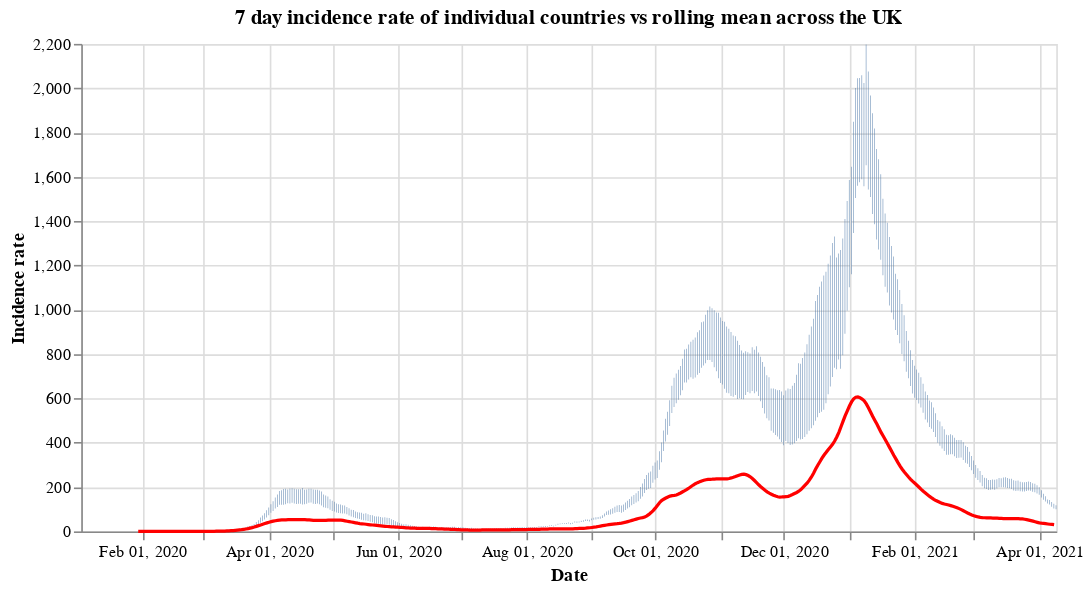

Notebook cell for this chart:
### Code cell
#collapse
countries = uk_cases['areaName'].unique()
countries.sort()

selection = alt.selection_single(
    name='Select',
    fields=['areaName'],
    init={'areaName': 'Wales'},
    bind={'areaName': alt.binding_select(options=countries)}
)

# scatter plot, modify opacity based on selection
bars = alt.Chart(uk_cases).mark_bar().add_selection(
    selection
).encode(
    x=alt.X("yearmonthdate(date):T", axis=alt.Axis(title='Date')),
    y=alt.Y("weeklyCasesRate:Q", axis=alt.Axis(title='Incidence rate')),
    tooltip='weeklyCasesRate:Q',
    opacity=alt.condition(selection, alt.value(1), alt.value(0))
).properties(title=f'7 day incidence rate of individual countries vs rolling mean across the UK', width=600)

line = alt.Chart(overview_cases).mark_line(
    color='red',
    size=2,
).transform_window(
    rolling_mean='mean(weeklyCasesRate)',
    frame=[0, 7]
).encode(
    x='yearmonthdate(date):T',
    y='rolling_mean:Q'
)

alt.layer(bars, line)

### Figure 1 — Vega-Lite specification as saved in the notebook (floating-point values rounded to 4 significant figures; data arrays with more than 128 entries replaced by an {"elided": "..."} marker saying what was removed)
{"config": {"view": {"continuousWidth": 400, "continuousHeight": 300}}, "layer": [{"data": {"name": "data-8aa578fece3fba87a22f7d2d65cb58fd"}, "mark": "bar", "encoding": {"opacity": {"condition": {"value": 1, "selection": "Select"}, "value": 0}, "tooltip": {"type": "quantitative", "field": "weeklyCasesRate"}, "x": {"type": "temporal", "axis": {"title": "Date"}, "field": "date", "timeUnit": "yearmonthdate"}, "y": {"type": "quantitative", "axis": {"title": "Incidence rate"}, "field": "weeklyCasesRate"}}, "selection": {"Select": {"type": "single", "fields": ["areaName"], "init": {"areaName": "Wales"}, "bind": {"areaName": {"input": "select", "options": ["England", "Northern Ireland", "Scotland", "Wales"]}}}}, "title": "7 day incidence rate of individual countries vs rolling mean across the UK", "width": 600}, {"data": {"name": "data-2be0b4a6afacc41b024be26e6729ef7a"}, "mark": {"type": "line", "color": "red", "size": 2}, "encoding": {"x": {"type": "temporal", "field": "date", "timeUnit": "yearmonthdate"}, "y": {"type": "quantitative", "field": "rolling_mean"}}, "transform": [{"window": [{"op": "mean", "field": "weeklyCasesRate", "as": "rolling_mean"}], "frame": [0, 7]}]}], "$schema": "https://vega.github.io/schema/vega-lite/v4.8.1.json", "datasets": {"data-8aa578fece3fba87a22f7d2d65cb58fd": {"elided": "1848 records"}, "data-2be0b4a6afacc41b024be26e6729ef7a": {"elided": "435 records"}}}
